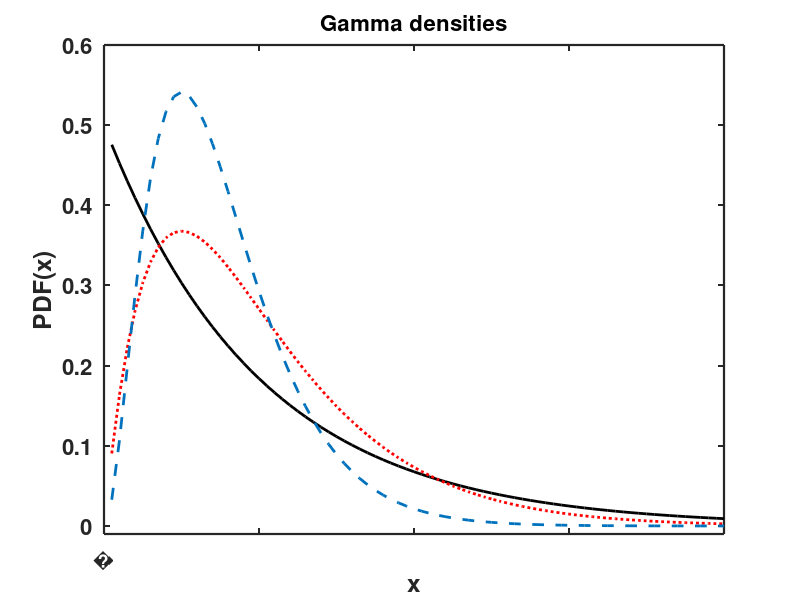
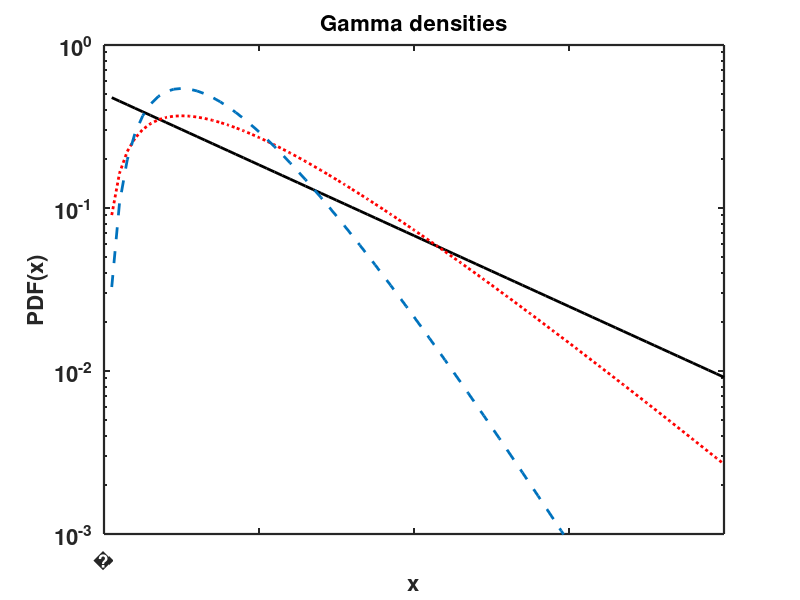
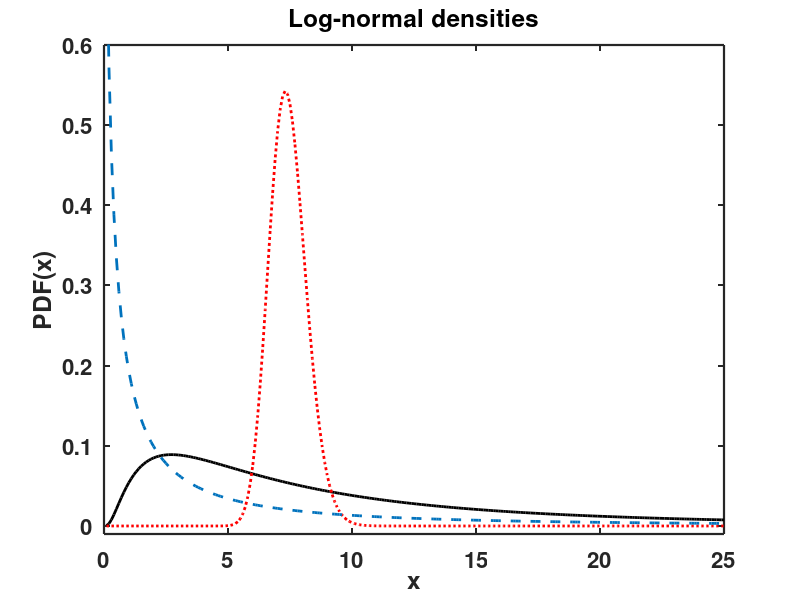
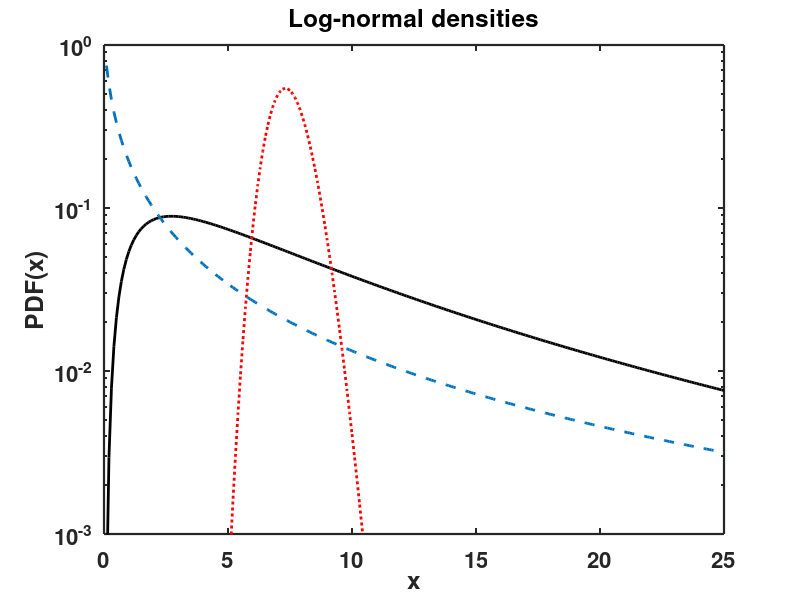

Write the MATLAB code that produced these figures, in order.
% clear variables and close windows
clear all
close all
clc

step=10;

x=(1:8*step)/step;
y1=gampdf(x,1,2);
y2=gampdf(x,2,1);
y3=gampdf(x,3,0.5);

figure(1)
plot(x,y1,'k','LineWidth',2);
hold on
plot(x,y2,':r','LineWidth',2);
plot(x,y3,'--','LineWidth',2);
xlabel('x','FontSize',16,'FontWeight','Bold');
ylabel('PDF(x)','FontSize',16,'FontWeight','Bold');
set(gca,'Ytick',[0.0:0.1:0.6],'YTickLabel',[0.0:0.1:0.6],'FontSize',16,'FontWeight','Bold')
set(gca,'Xtick',[0:2:8],'XTickLabel',{0,2,4,6,8},'FontSize',16,'FontWeight','Bold')
title('Gamma densities','FontSize',16,'FontWeight','Bold');
ylim([-0.01 0.6]);
set(gca,'LineWidth',1.6,'FontSize',16,'FontWeight','Bold');
box on
% to save the plot in pdf or png please uncomment next 2 lines:
%print -painters -dpdf -r600 STFloss04_01.pdf
%print -painters -dpng -r600 STFloss04_01.png

figure(2)
semilogy(x,y1,'k','LineWidth',2);
hold on
semilogy(x,y2,':r','LineWidth',2);
semilogy(x,y3,'--','LineWidth',2);

ylim([10e-4, 10e-1]);
set(gca,'Xtick',[0:2:8],'XTickLabel',{0,2,4,6,8},'FontSize',16,'FontWeight','Bold')
set(gca,'LineWidth',1.6,'FontSize',16,'FontWeight','Bold');
box on

xlabel('x','FontSize',16,'FontWeight','Bold');
ylabel('PDF(x)','FontSize',16,'FontWeight','Bold');
title('Gamma densities','FontSize',16,'FontWeight','Bold');
% to save the plot in pdf or png please uncomment next 2 lines:
%print -painters -dpdf -r600 STFloss04_02.pdf
%print -painters -dpng -r600 STFloss04_02.png

figure(3)

x=(1:25*step)/step;
y1=lognpdf(x,2,1);
y2=lognpdf(x,2,0.1);
y3=lognpdf(x,0.5,2);

plot(x,y1,'k' ,'LineWidth',2);
hold on
plot(x,y2,':r' ,'LineWidth',2);
plot(x,y3,'--' ,'LineWidth',2);
xlim([0 25]);
ylim([-0.01 0.6])

xlabel('x','FontSize',16,'FontWeight','Bold');
ylabel('PDF(x)','FontSize',16,'FontWeight','Bold');
title('Log-normal densities','FontSize',16,'FontWeight','Bold');
set(gca,'Ytick',[0.0:0.1:0.6],'YTickLabel',[0.0:0.1:0.6],'FontSize',16,'FontWeight','Bold')
set(gca,'Xtick',[0:5:25],'XTickLabel',[0:5:25],'FontSize',16,'FontWeight','Bold')
set(gca,'LineWidth',1.6,'FontSize',16,'FontWeight','Bold');
box on
% to save the plot in pdf or png please uncomment next 2 lines:
%print -painters -dpdf -r600 STFloss04_03.pdf
%print -painters -dpng -r600 STFloss04_03.png

figure(4)

semilogy(x,y1,'k' ,'LineWidth',2);
hold on
semilogy(x,y2,':r' ,'LineWidth',2);
semilogy(x,y3,'--' ,'LineWidth',2);
xlim([0 25]);
ylim([10e-4 10e-1])

xlabel('x','FontSize',16,'FontWeight','Bold');
ylabel('PDF(x)','FontSize',16,'FontWeight','Bold');
title('Log-normal densities','FontSize',16,'FontWeight','Bold');
set(gca,'Xtick',[0:5:25],'XTickLabel',[0:5:25],'FontSize',16,'FontWeight','Bold')
set(gca,'LineWidth',1.6,'FontSize',16,'FontWeight','Bold');
box on

% to save the plot in pdf or png please uncomment next 2 lines:
%print -painters -dpdf -r600 STFloss04_04.pdf
%print -painters -dpng -r600 STFloss04_04.png